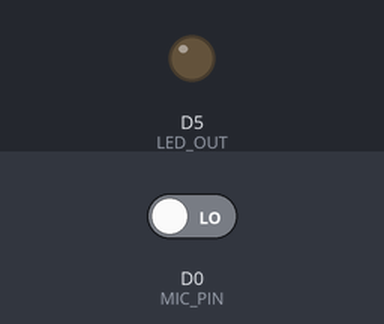
Bench run of a sketch on a simulated ESP8266 (NodeMCU). Shown: output pins drawn as LEDs (lit = HIGH). The test bench sets the inputs (shaded band); at power-on: D0 (MIC_PIN) LOW.

Above: at 1.2 s.
1.3 s: D0 (MIC_PIN) driven HIGH
At 2.4 s:
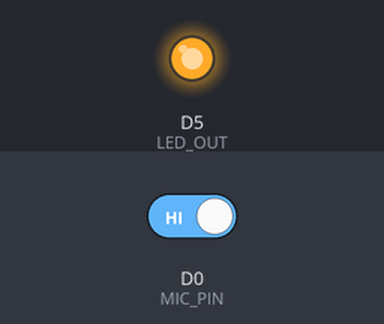
2.8 s: D0 (MIC_PIN) driven LOW
At 3.6 s:
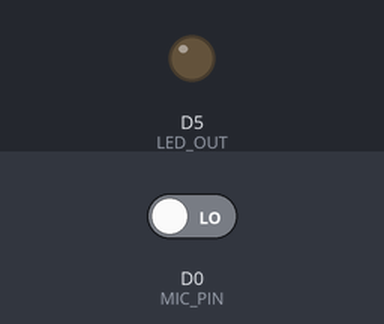
Timing chart, 0 to 5.8 s (numbered marks = the images above; inputs shaded):
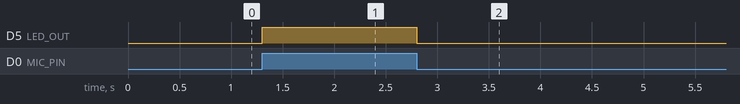

Measured:
- after the input at 1.3 s, D5 (LED_OUT): LOW → HIGH at once
- after the input at 2.8 s, D5 (LED_OUT): HIGH → LOW at once

The sketch:

sound_sensor.ino
```cpp
#define MIC_PIN D0
#define LED_OUT D5

void setup() {
	Serial.begin(115200);
	pinMode(MIC_PIN, INPUT);
	pinMode(LED_OUT, OUTPUT);
}

void loop() {
	if (digitalRead(MIC_PIN) == HIGH) {
		digitalWrite(LED_OUT, HIGH);
	} else {
		digitalWrite(LED_OUT, LOW);
	}
}
```
